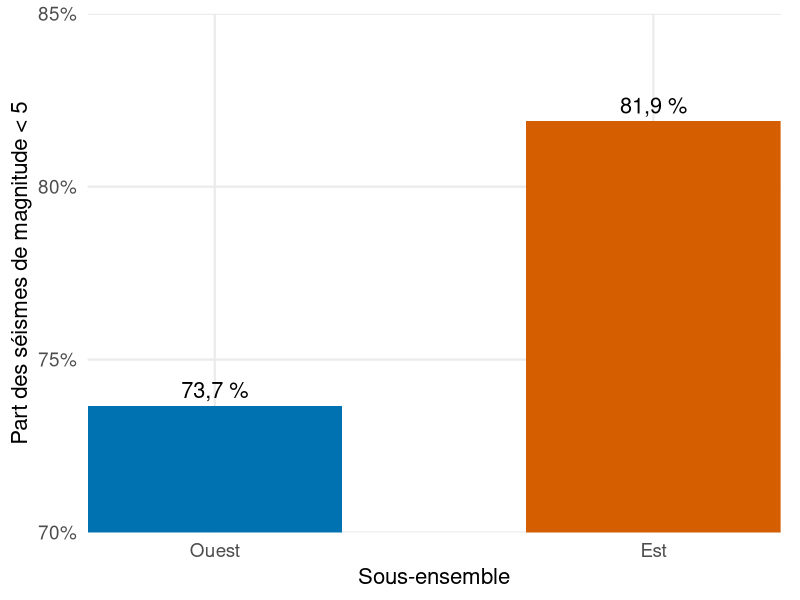
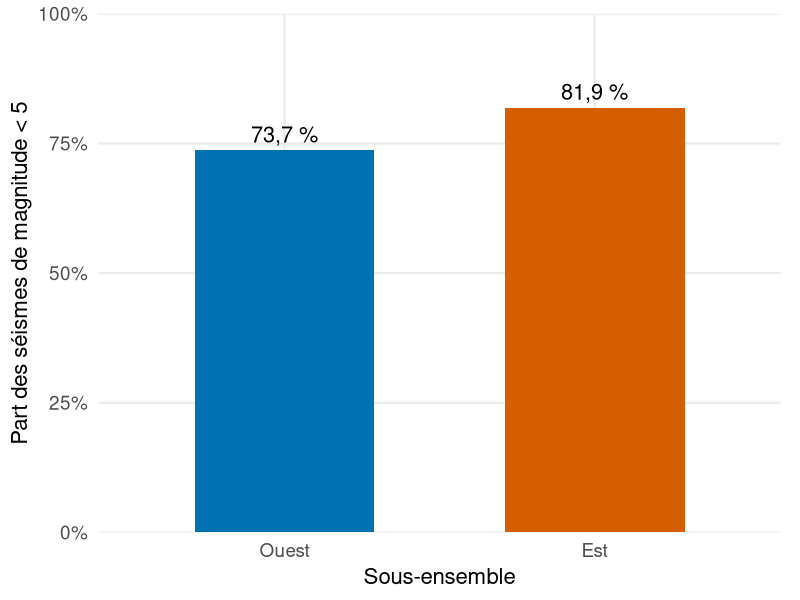
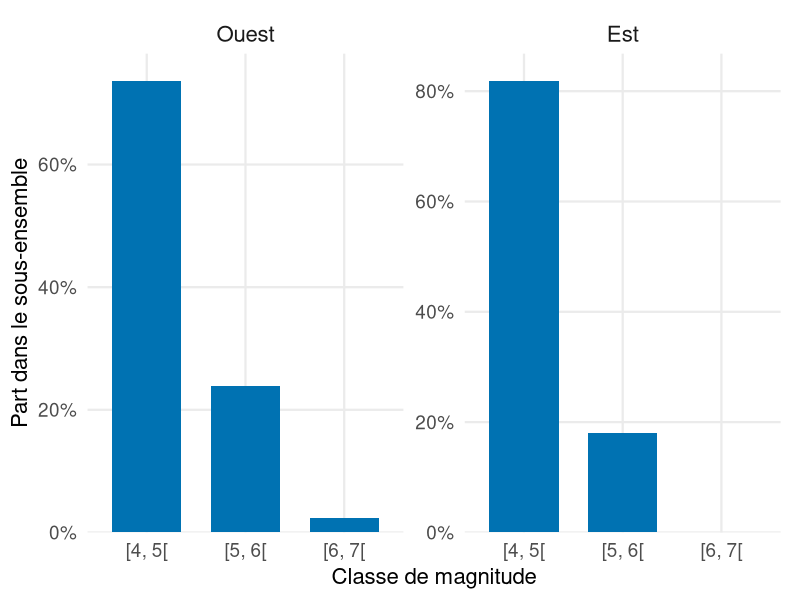
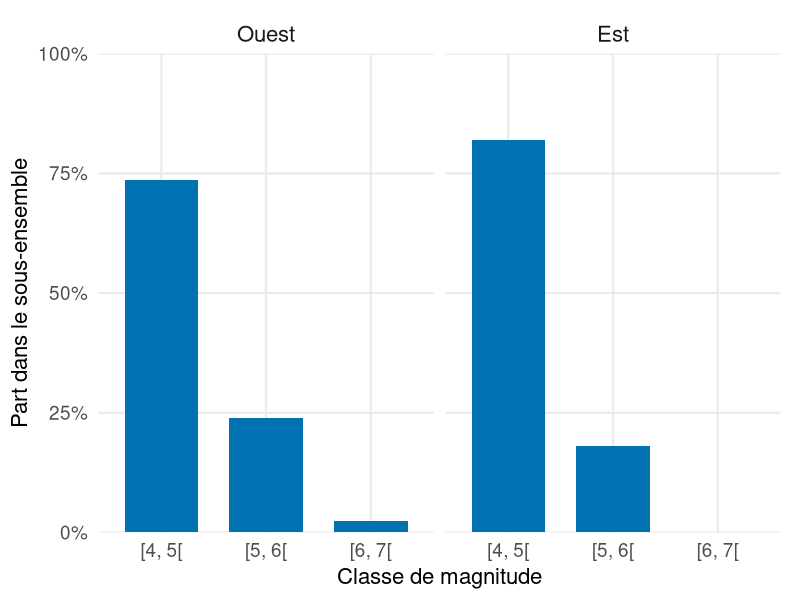
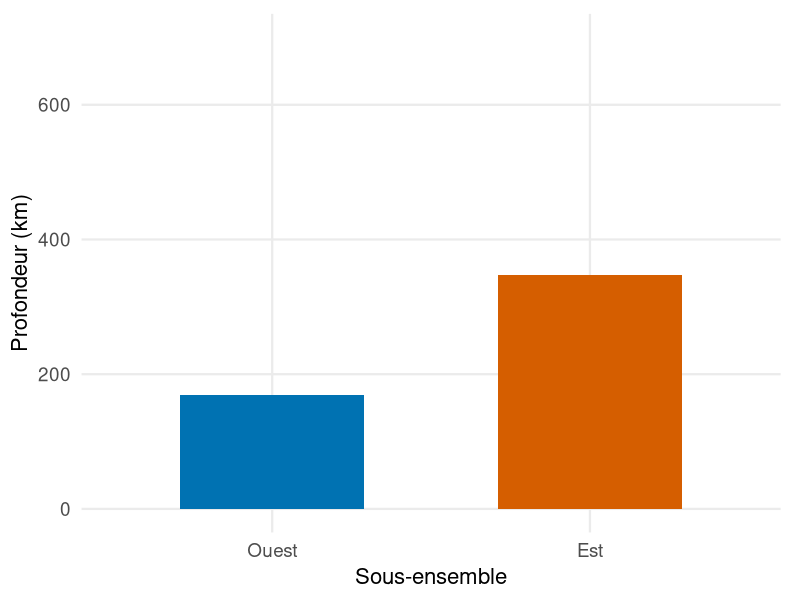
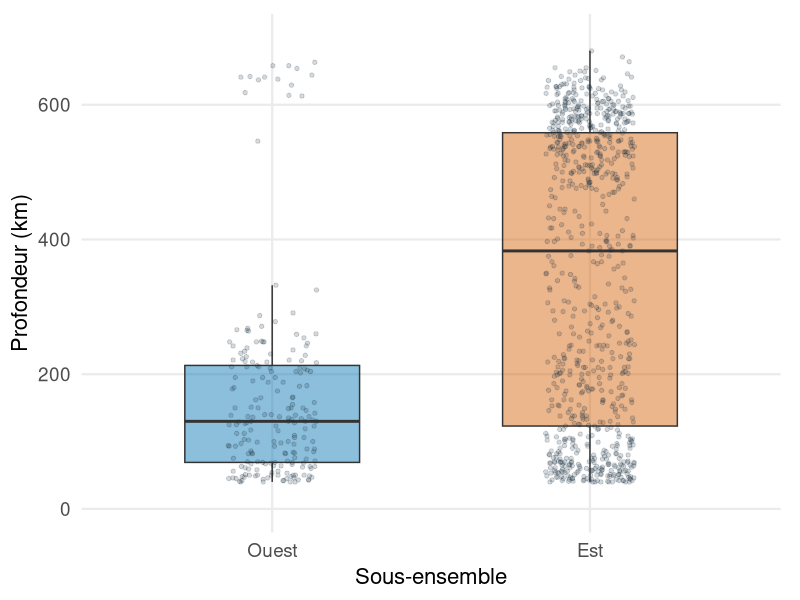
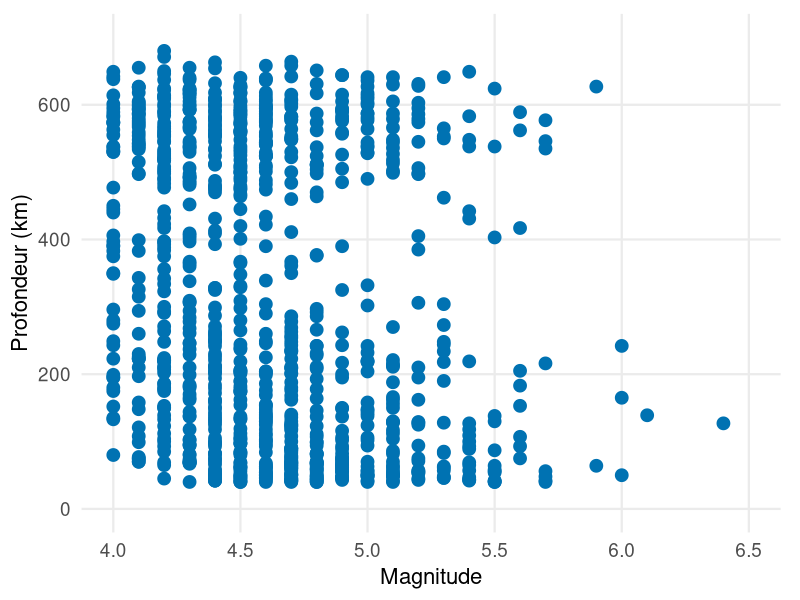
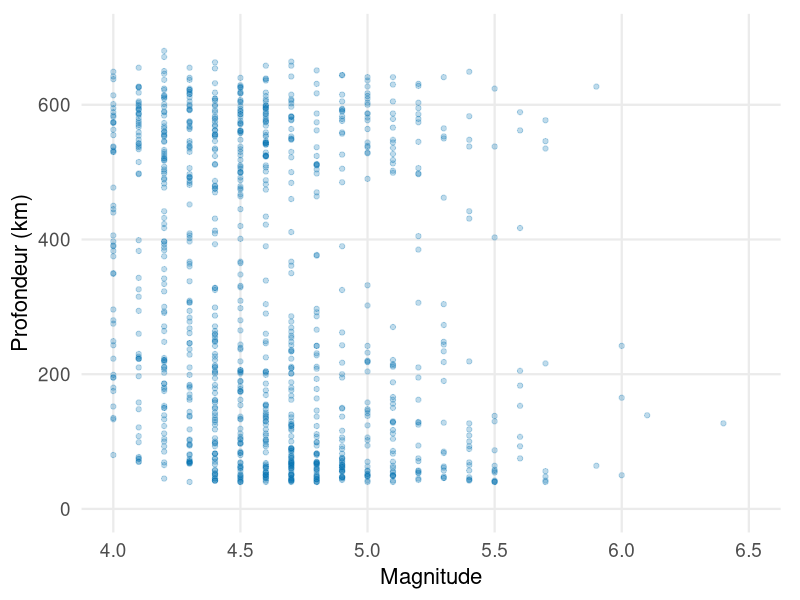

These charts were generated, in order, by the following R code: (Note: this script raises an error after producing the figures.)
# STT-4230 / STT-6230, séance du 7 octobre 2026.
# Comparaisons de conception graphique, à partir des mêmes données réelles.
# Exécuter depuis ce dossier :
# source("bonnes-pratiques-visualisation-semaine-06.R")
# Dépendances : install.packages(c("ggplot2", "dplyr", "scales"))
# Sources pédagogiques :
# https://clauswilke.com/dataviz/proportional-ink.html
# https://clauswilke.com/dataviz/overlapping-points.html
# https://ggplot2.tidyverse.org/reference/facet_wrap.html
# https://ggplot2.tidyverse.org/reference/geom_boxplot.html

library(ggplot2)
library(dplyr)
library(scales)

# Une ligne représente un événement. Le découpage à 175 degrés est pédagogique.
seismes_viz <- as_tibble(datasets::quakes) |>
  mutate(
    region = factor(if_else(long < 175, "Ouest", "Est"),
                    levels = c("Ouest", "Est")),
    classe = factor(floor(mag), levels = 4:6,
                    labels = c("[4, 5[", "[5, 6[", "[6, 7["))
  )
proportions_viz <- seismes_viz |>
  count(region, classe, .drop = FALSE) |>
  group_by(region) |>
  mutate(proportion = n / sum(n)) |>
  ungroup()
part_magnitude_basse <- proportions_viz |>
  filter(classe == "[4, 5[")
profondeurs_moyennes <- seismes_viz |>
  group_by(region) |>
  summarise(profondeur_moyenne = mean(depth), .groups = "drop")

stopifnot(nrow(seismes_viz) == 1000L, !anyNA(seismes_viz),
          sum(proportions_viz$n) == 1000L,
          all(abs(tapply(proportions_viz$proportion,
                         proportions_viz$region, sum) - 1) < 1e-12),
          nrow(part_magnitude_basse) == 2L,
          all(part_magnitude_basse$proportion > 0.70),
          all(part_magnitude_basse$proportion < 0.85))

palette_viz <- c("Ouest" = "#0072B2", "Est" = "#D55E00")
theme_viz <- theme_minimal(base_size = 17) +
  theme(panel.grid.minor = element_blank(),
        legend.position = "none",
        plot.margin = margin(10, 14, 8, 8),
        strip.text = element_text(size = 16),
        axis.title = element_text(size = 16))
pourcentage_viz <- label_percent(accuracy = 1, decimal.mark = ",")
etiquette_viz <- label_percent(accuracy = 0.1, decimal.mark = ",", suffix = " %")

# 1. Les valeurs sont identiques; seule l'origine de l'axe change.
# coord_cartesian() recadre l'affichage sans supprimer de lignes.
barres_magnitude <- ggplot(part_magnitude_basse,
                          aes(region, proportion, fill = region)) +
  geom_col(width = 0.58) +
  geom_text(aes(label = etiquette_viz(proportion)),
            vjust = -0.5, size = 5.5) +
  scale_fill_manual(values = palette_viz) +
  labs(x = "Sous-ensemble", y = "Part des séismes de magnitude < 5") +
  theme_viz
figure_viz_zero_eviter <- barres_magnitude +
  scale_y_continuous(labels = pourcentage_viz,
                     breaks = seq(0.70, 0.85, 0.05)) +
  coord_cartesian(ylim = c(0.70, 0.85), expand = FALSE)
figure_viz_zero_choisir <- barres_magnitude +
  scale_y_continuous(labels = pourcentage_viz,
                     breaks = seq(0, 1, 0.25), limits = c(0, 1),
                     expand = expansion(mult = c(0, 0)))

# 2. Des échelles libres conviennent parfois à l'étude d'un panneau isolé.
# Ici, l'objectif est de comparer les hauteurs entre Ouest et Est.
barres_facettes <- ggplot(proportions_viz, aes(classe, proportion)) +
  geom_col(fill = "#0072B2", width = 0.7) +
  labs(x = "Classe de magnitude", y = "Part dans le sous-ensemble") +
  theme_viz
figure_viz_echelles_eviter <- barres_facettes +
  facet_wrap(vars(region), nrow = 1, scales = "free_y") +
  scale_y_continuous(labels = pourcentage_viz,
                     expand = expansion(mult = c(0, 0.06)))
figure_viz_echelles_choisir <- barres_facettes +
  facet_wrap(vars(region), nrow = 1, scales = "fixed") +
  scale_y_continuous(labels = pourcentage_viz,
                     breaks = seq(0, 1, 0.25), limits = c(0, 1),
                     expand = expansion(mult = c(0, 0)))

# 3. Une moyenne est un résumé adapté à certaines questions.
# Elle ne montre pas la dispersion des profondeurs, qui est la question ici.
figure_viz_distribution_eviter <- ggplot(
  profondeurs_moyennes, aes(region, profondeur_moyenne, fill = region)
) +
  geom_col(width = 0.58) +
  scale_fill_manual(values = palette_viz) +
  scale_y_continuous(limits = c(0, 700), breaks = seq(0, 600, 200)) +
  labs(x = "Sous-ensemble", y = "Profondeur (km)") + theme_viz
figure_viz_distribution_choisir <- ggplot(
  seismes_viz, aes(region, depth, fill = region)
) +
  geom_boxplot(width = 0.55, outlier.shape = NA, alpha = 0.45) +
  geom_point(position = position_jitter(width = 0.14, height = 0, seed = 4230),
             size = 1.2, alpha = 0.18, colour = "#17303d") +
  scale_fill_manual(values = palette_viz) +
  scale_y_continuous(limits = c(0, 700), breaks = seq(0, 600, 200)) +
  labs(x = "Sous-ensemble", y = "Profondeur (km)") + theme_viz
# Seule la position horizontale des points est décalée pour les distinguer.
# Les profondeurs sont inchangées; les 1000 observations restent représentées.

# 4. Même nuage, mêmes axes : taille et transparence changent seulement.
nuage_magnitude <- ggplot(seismes_viz, aes(mag, depth)) +
  scale_x_continuous(limits = c(4, 6.5), breaks = seq(4, 6.5, 0.5)) +
  scale_y_continuous(limits = c(0, 700), breaks = seq(0, 600, 200)) +
  labs(x = "Magnitude", y = "Profondeur (km)") + theme_viz
figure_viz_points_eviter <- nuage_magnitude +
  geom_point(size = 4, alpha = 1, colour = "#0072B2")
figure_viz_points_choisir <- nuage_magnitude +
  geom_point(size = 1.5, alpha = 0.25, colour = "#0072B2")

# Exporter les huit figures. Le HTML du diaporama les embarque également.
dossier_viz <- Sys.getenv("STT4230_OUTPUT_DIR", unset = "outputs")
dir.create(dossier_viz, showWarnings = FALSE, recursive = TRUE)
figures_viz <- list(
  "viz-zero-eviter" = figure_viz_zero_eviter,
  "viz-zero-choisir" = figure_viz_zero_choisir,
  "viz-echelles-eviter" = figure_viz_echelles_eviter,
  "viz-echelles-choisir" = figure_viz_echelles_choisir,
  "viz-distribution-eviter" = figure_viz_distribution_eviter,
  "viz-distribution-choisir" = figure_viz_distribution_choisir,
  "viz-points-eviter" = figure_viz_points_eviter,
  "viz-points-choisir" = figure_viz_points_choisir
)
for (nom_figure in names(figures_viz)) {
  ggsave(file.path(dossier_viz, paste0(nom_figure, ".png")),
         plot = figures_viz[[nom_figure]], width = 6.8, height = 4.6,
         units = "in", dpi = 180, bg = "white")
}
stopifnot(all(file.exists(file.path(dossier_viz,
                                   paste0(names(figures_viz), ".png")))))
cat("Huit figures comparatives enregistrées dans :", dossier_viz, "\n")
